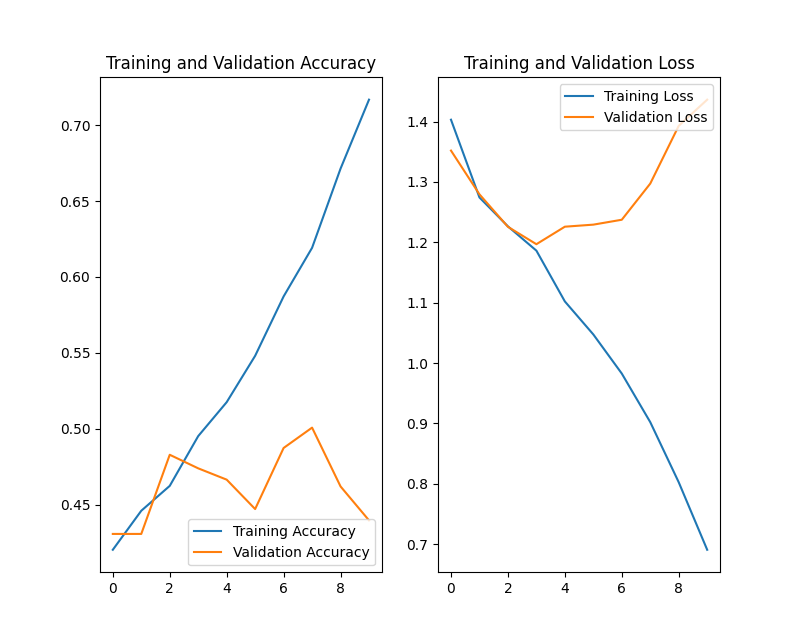

The script that drew this image:
import matplotlib.pyplot as plt
import numpy as np
import os
import PIL
import tensorflow as tf
import pathlib

from tensorflow import keras
from tensorflow.keras import layers
from tensorflow.keras.models import Sequential

data_dir = pathlib.Path('.')
#icBS = len(list(data_dir.glob('./_BrownSpot/*.jpg')))
#icHe = len(list(data_dir.glob('./_Healthy/*.jpg')))
#icHi = len(list(data_dir.glob('./_Hispa/*.jpg')))
#icLB = len(list(data_dir.glob('./_LeafBlast/*.jpg')))
#print(icBS)
#print(icHe)
#print(icHi)
#print(icLB)

batch_size = 32
pix=256

train_ds = tf.keras.utils.image_dataset_from_directory(
  data_dir,
  validation_split=0.2,
  subset="training",
  seed=123,
  image_size=(pix, pix),
  batch_size=batch_size)

val_ds = tf.keras.utils.image_dataset_from_directory(
  data_dir,
  validation_split=0.2,
  subset="validation",
  seed=123,
  image_size=(pix, pix),
  batch_size=batch_size)

class_names = train_ds.class_names
#print(class_names)

AUTOTUNE = tf.data.AUTOTUNE
train_ds = train_ds.cache().shuffle(1000).prefetch(buffer_size=AUTOTUNE)
val_ds = val_ds.cache().prefetch(buffer_size=AUTOTUNE)

#normalization_layer = layers.Rescaling(1./255)
#normalized_ds = train_ds.map(lambda x, y: (normalization_layer(x), y))
#image_batch, labels_batch = next(iter(normalized_ds))
#first_image = image_batch[0]
#print(np.min(first_image), np.max(first_image))

num_classes = len(class_names)
model = Sequential([
  layers.Rescaling(1./255, input_shape=(pix, pix, 3)),
  layers.Conv2D(16, 7, padding='same', activation='relu'),
  layers.MaxPooling2D(),
  layers.Conv2D(32, 5, padding='same', activation='relu'),
  layers.MaxPooling2D(),
  layers.Conv2D(64, 3, padding='same', activation='relu'),
  layers.MaxPooling2D(),
  layers.Flatten(),
  layers.Dense(128, activation='relu'),
  layers.Dense(num_classes)
])

model.compile(optimizer='adam',
              loss=tf.keras.losses.SparseCategoricalCrossentropy(from_logits=True),
              metrics=['accuracy'])

model.summary()

epochs=10
history = model.fit(
  train_ds,
  validation_data=val_ds,
  epochs=epochs
)

acc = history.history['accuracy']
val_acc = history.history['val_accuracy']
loss = history.history['loss']
val_loss = history.history['val_loss']
epochs_range = range(epochs)
plt.figure(figsize=(8, 8))
plt.subplot(1, 2, 1)
plt.plot(epochs_range, acc, label='Training Accuracy')
plt.plot(epochs_range, val_acc, label='Validation Accuracy')
plt.legend(loc='lower right')
plt.title('Training and Validation Accuracy')
plt.subplot(1, 2, 2)
plt.plot(epochs_range, loss, label='Training Loss')
plt.plot(epochs_range, val_loss, label='Validation Loss')
plt.legend(loc='upper right')
plt.title('Training and Validation Loss')
plt.show()
